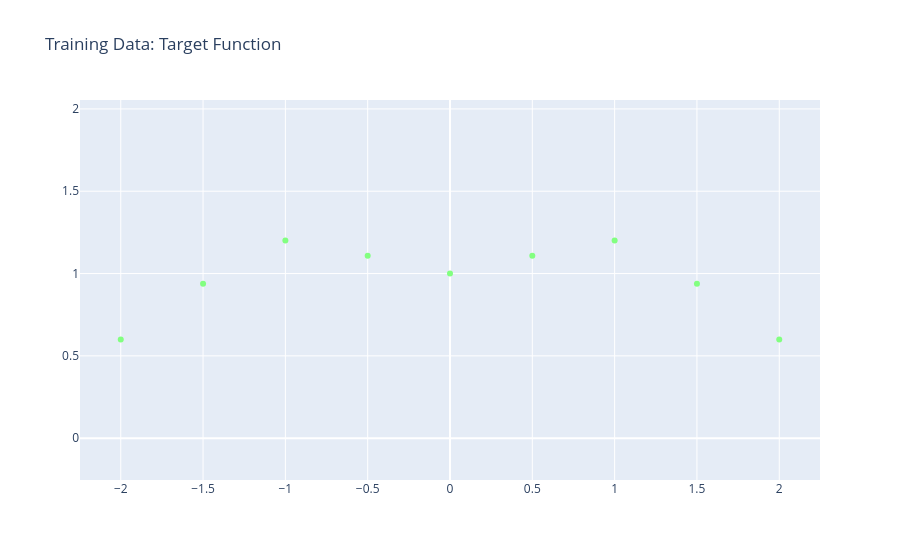

Write notebook code for a chart like this one.
### Code cell
# --- Build the training set ---
X_train, w_train = make_lattice_dataset(n=d0, dim=2, step=0.5, seed=0, noise_level=0)

plot_data((X_train[:, 0].numpy(), w_train.numpy().T[0]), title="Training Data: Target Function")
#plot_lattice(X_train.numpy(), w_train.numpy().T[0])

### Figure 1 — Plotly figure (JSON) as saved in the notebook; plotly's stock layout.template omitted (floating-point values rounded to 4 significant figures)
{"data": [{"hoverinfo": "text", "marker": {"color": [0, 0, 0, 0, 0, 0, 0, 0, 0], "colorscale": [[0, "rgb(0,0,131)"], [0.2, "rgb(0,60,170)"], [0.4, "rgb(5,255,255)"], [0.6, "rgb(255,255,0)"], [0.8, "rgb(250,0,0)"], [1, "rgb(128,0,0)"]], "opacity": 1, "size": 6}, "mode": "markers", "text": ["Color: 0.000", "Color: 0.000", "Color: 0.000", "Color: 0.000", "Color: 0.000", "Color: 0.000", "Color: 0.000", "Color: 0.000", "Color: 0.000"], "type": "scatter", "x": [-2.0, -1.5, -1.0, -0.5, 0.0, 0.5, 1.0, 1.5, 2.0], "y": [0.6, 0.9379, 1.2, 1.108, 1.0, 1.108, 1.2, 0.9379, 0.6]}], "layout": {"title": {"text": "Training Data: Target Function"}, "xaxis": {"scaleanchor": "y"}, "yaxis": {"scaleanchor": "x"}}}
